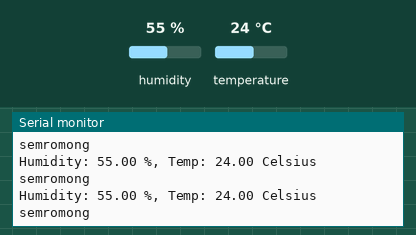
This sketch was run on a simulated Arduino Uno, built with avr-gcc and run on an emulated ATmega328P. Parts: the last lines printed to the serial monitor. Inputs (shaded band) come from the test bench; at power-on: temperature 24 °C, humidity 55 %.

Above: at 3.6 s.
3.7 s: temperature set to 21 °C
At 4.4 s:
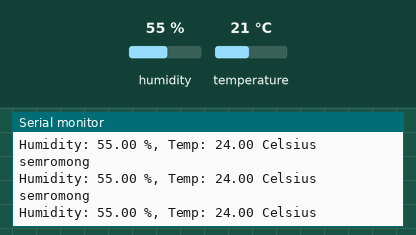
6.7 s: temperature set to 18 °C
At 8.3 s:
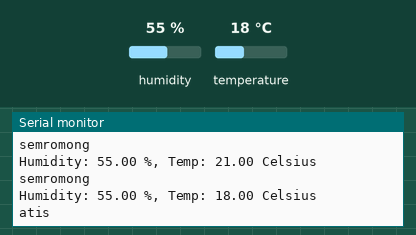
Timing chart, 0 to 9.8 s (numbered marks = the images above; inputs shaded):
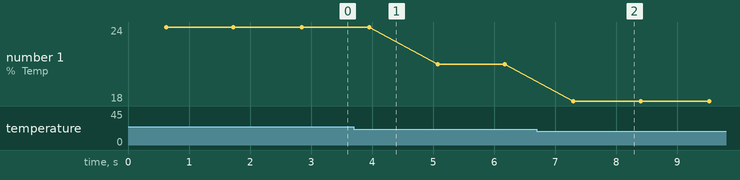

The sketch:

DHT11.ino
```cpp
#include <Adafruit_Sensor.h>
#include <DHT.h>
DHT dht(7, DHT11); //// Initialize DHT sensor for normal 16mhz Arduino


//Variables
int chk;
float hum;  //Stores humidity value
float temp; //Stores temperature value

void setup()
{
  Serial.begin(9600);
  dht.begin();
}

void loop()
{
    delay(600);
    //Read data and store it to variables hum and temp
    hum = dht.readHumidity();
    temp= dht.readTemperature();
    //Print temp and humidity values to serial monitor
    Serial.print("Humidity: ");
    Serial.print(hum);
    Serial.print(" %, Temp: ");
    Serial.print(temp);
    Serial.println(" Celsius");
    delay(500); //Delay 2 sec.

    if(temp<20){
      Serial.print("atis");

    }else if(temp>=20){
      Serial.println("semromong");
    }
}
```

Measured:
- the behaviour switches between 20 and 19 °C on temperature (found by bisection; images 1 and 2)
- after the input at 6.7 s, the serial monitor: prints a new line after 0.60 s (image 2)
- plotted number 1: 24 → 21 after the input at 3.7 s, 21 → 18 after the input at 6.7 s
